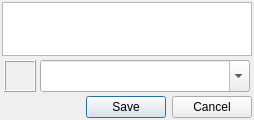
<?xml version="1.0" encoding="UTF-8"?>
<ui version="4.0">
 <class>ActivitySelect</class>
 <widget class="QDialog" name="ActivitySelect">
  <property name="geometry">
   <rect>
    <x>0</x>
    <y>0</y>
    <width>254</width>
    <height>120</height>
   </rect>
  </property>
  <property name="sizePolicy">
   <sizepolicy hsizetype="MinimumExpanding" vsizetype="MinimumExpanding">
    <horstretch>0</horstretch>
    <verstretch>0</verstretch>
   </sizepolicy>
  </property>
  <property name="minimumSize">
   <size>
    <width>160</width>
    <height>120</height>
   </size>
  </property>
  <property name="windowTitle">
   <string>Activity select</string>
  </property>
  <property name="modal">
   <bool>true</bool>
  </property>
  <layout class="QGridLayout" name="gridLayout">
   <property name="leftMargin">
    <number>2</number>
   </property>
   <property name="topMargin">
    <number>2</number>
   </property>
   <property name="rightMargin">
    <number>2</number>
   </property>
   <property name="bottomMargin">
    <number>2</number>
   </property>
   <property name="spacing">
    <number>2</number>
   </property>
   <item row="0" column="0">
    <layout class="QVBoxLayout" name="verticalLayout">
     <item>
      <widget class="QTreeWidget" name="lstActivity">
       <property name="sizePolicy">
        <sizepolicy hsizetype="Preferred" vsizetype="Expanding">
         <horstretch>0</horstretch>
         <verstretch>0</verstretch>
        </sizepolicy>
       </property>
       <property name="font">
        <font>
         <pointsize>8</pointsize>
        </font>
       </property>
       <property name="mouseTracking">
        <bool>true</bool>
       </property>
       <property name="horizontalScrollBarPolicy">
        <enum>Qt::ScrollBarAlwaysOff</enum>
       </property>
       <property name="alternatingRowColors">
        <bool>true</bool>
       </property>
       <property name="selectionBehavior">
        <enum>QAbstractItemView::SelectItems</enum>
       </property>
       <property name="textElideMode">
        <enum>Qt::ElideRight</enum>
       </property>
       <property name="rootIsDecorated">
        <bool>true</bool>
       </property>
       <property name="itemsExpandable">
        <bool>true</bool>
       </property>
       <property name="sortingEnabled">
        <bool>true</bool>
       </property>
       <property name="animated">
        <bool>true</bool>
       </property>
       <property name="headerHidden">
        <bool>true</bool>
       </property>
       <property name="columnCount">
        <number>1</number>
       </property>
       <attribute name="headerVisible">
        <bool>false</bool>
       </attribute>
       <attribute name="headerStretchLastSection">
        <bool>true</bool>
       </attribute>
       <column>
        <property name="text">
         <string notr="true">1</string>
        </property>
       </column>
      </widget>
     </item>
     <item>
      <layout class="QHBoxLayout" name="horizontalLayout">
       <property name="spacing">
        <number>4</number>
       </property>
       <property name="leftMargin">
        <number>2</number>
       </property>
       <property name="topMargin">
        <number>2</number>
       </property>
       <property name="rightMargin">
        <number>2</number>
       </property>
       <property name="bottomMargin">
        <number>2</number>
       </property>
       <item>
        <widget class="QLabel" name="lblIcon">
         <property name="sizePolicy">
          <sizepolicy hsizetype="Maximum" vsizetype="Maximum">
           <horstretch>0</horstretch>
           <verstretch>0</verstretch>
          </sizepolicy>
         </property>
         <property name="minimumSize">
          <size>
           <width>32</width>
           <height>32</height>
          </size>
         </property>
         <property name="baseSize">
          <size>
           <width>16</width>
           <height>16</height>
          </size>
         </property>
         <property name="frameShape">
          <enum>QFrame::Box</enum>
         </property>
         <property name="frameShadow">
          <enum>QFrame::Raised</enum>
         </property>
         <property name="text">
          <string/>
         </property>
         <property name="alignment">
          <set>Qt::AlignCenter</set>
         </property>
         <property name="margin">
          <number>0</number>
         </property>
         <property name="textInteractionFlags">
          <set>Qt::NoTextInteraction</set>
         </property>
        </widget>
       </item>
       <item>
        <widget class="QComboBox" name="cmbText">
         <property name="sizePolicy">
          <sizepolicy hsizetype="MinimumExpanding" vsizetype="Preferred">
           <horstretch>0</horstretch>
           <verstretch>0</verstretch>
          </sizepolicy>
         </property>
         <property name="font">
          <font>
           <pointsize>10</pointsize>
          </font>
         </property>
         <property name="mouseTracking">
          <bool>false</bool>
         </property>
         <property name="editable">
          <bool>true</bool>
         </property>
         <property name="maxCount">
          <number>20</number>
         </property>
         <property name="insertPolicy">
          <enum>QComboBox::InsertAlphabetically</enum>
         </property>
         <property name="modelColumn">
          <number>0</number>
         </property>
        </widget>
       </item>
      </layout>
     </item>
     <item>
      <widget class="QDialogButtonBox" name="buttonBox">
       <property name="sizePolicy">
        <sizepolicy hsizetype="MinimumExpanding" vsizetype="Maximum">
         <horstretch>0</horstretch>
         <verstretch>0</verstretch>
        </sizepolicy>
       </property>
       <property name="mouseTracking">
        <bool>true</bool>
       </property>
       <property name="orientation">
        <enum>Qt::Horizontal</enum>
       </property>
       <property name="standardButtons">
        <set>QDialogButtonBox::Cancel|QDialogButtonBox::Save</set>
       </property>
       <property name="centerButtons">
        <bool>false</bool>
       </property>
      </widget>
     </item>
    </layout>
   </item>
  </layout>
 </widget>
 <resources/>
 <connections>
  <connection>
   <sender>buttonBox</sender>
   <signal>accepted()</signal>
   <receiver>ActivitySelect</receiver>
   <slot>accept()</slot>
   <hints>
    <hint type="sourcelabel">
     <x>248</x>
     <y>254</y>
    </hint>
    <hint type="destinationlabel">
     <x>157</x>
     <y>274</y>
    </hint>
   </hints>
  </connection>
  <connection>
   <sender>buttonBox</sender>
   <signal>rejected()</signal>
   <receiver>ActivitySelect</receiver>
   <slot>reject()</slot>
   <hints>
    <hint type="sourcelabel">
     <x>316</x>
     <y>260</y>
    </hint>
    <hint type="destinationlabel">
     <x>286</x>
     <y>274</y>
    </hint>
   </hints>
  </connection>
 </connections>
</ui>
